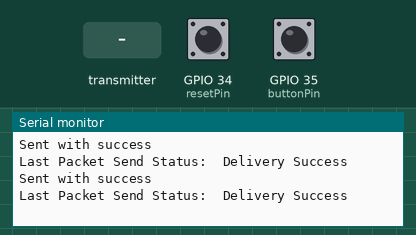
The sketch below on a simulated ESP32. Shown: the last lines printed to the serial monitor. The inputs (shaded band) are chosen by the test bench; at power-on: GPIO 34 (resetPin) LOW, GPIO 35 (buttonPin) LOW.

Above: at 1.2 s.
1.3 s: GPIO 34 (resetPin) pulled HIGH for 1 s
3.8 s: GPIO 35 (buttonPin) pulled HIGH for 1 s
6.5 s: the transmitter starts sending id = 0
At 6.81 s:
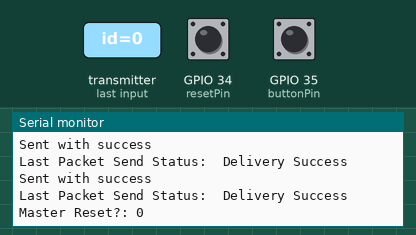
8.5 s: the transmitter starts sending m_rst = 1
At 8.81 s:
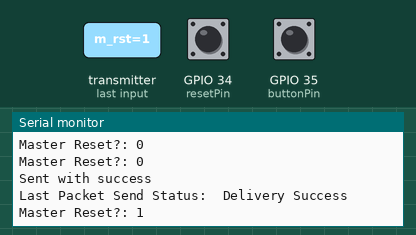

The sketch:

Calling_Station1__Final_Combined.ino
```cpp
#include <esp_now.h>
#include "WiFi.h"

const int buttonPin = 35;
const int resetPin = 34;

// REPLACE WITH YOUR RECEIVER MAC Address
uint8_t broadcastAddress[] = {0x3C, 0x61, 0x05, 0x15, 0x45, 0x34};

// Structure example to send data
// Must match the receiver structure
typedef struct struct_message {
  int id;
  char a[32];
  bool d;
  bool lbs;
  bool bs;
  bool ls;
  bool rst;
  bool m_rst;
} struct_message;

// Create a struct_message called myData
struct_message myData;

//-------
void OnDataRecv(const uint8_t * mac, const uint8_t *incomingData, int len) {
  memcpy(&myData, incomingData, sizeof(myData));
  Serial.print("Master Reset?: ");
  Serial.println(myData.m_rst);
  Serial.println();
}
//-------

// callback when data is sent
void OnDataSent(const uint8_t *mac_addr, esp_now_send_status_t status) {
  Serial.print("\r\nLast Packet Send Status:\t");
  Serial.println(status == ESP_NOW_SEND_SUCCESS ? "Delivery Success" : "Delivery Fail");
}

void setup() {
  // Init Serial Monitor
  Serial.begin(115200);

  // Set device as a Wi-Fi Station
  WiFi.mode(WIFI_STA);

  pinMode(buttonPin, INPUT);
  myData.bs = false;
  pinMode(resetPin, INPUT);

  // Init ESP-NOW
  if (esp_now_init() != ESP_OK) {
    Serial.println("Error initializing ESP-NOW");
    return;
  }

  // Once ESPNow is successfully Init, we will register for Send CB to
  // get the status of Trasnmitted packet
  esp_now_register_send_cb(OnDataSent);

  // Register peer
  esp_now_peer_info_t peerInfo;
  memcpy(peerInfo.peer_addr, broadcastAddress, 6);
  peerInfo.channel = 0;
  peerInfo.encrypt = false;

  // Add peer
  if (esp_now_add_peer(&peerInfo) != ESP_OK){
    Serial.println("Failed to add peer");
    return;
  }

  esp_now_register_recv_cb(OnDataRecv);
}

void loop() {
  // Set values to send
  myData.id = 1;
  myData.d = digitalRead(buttonPin);
  myData.rst = digitalRead(resetPin);

  if (myData.d != myData.bs){
    myData.bs = myData.d;
    if (myData.bs == true) {
      //myData.ls = !myData.ls; (Only if we are using 1 button)
      strcpy(myData.a, "Called!");
      myData.ls = false;
      Serial.println();
      Serial.printf("button state: ", myData.ls);
      //Serial.print(myData.ls);
      Serial.println();
    }
    else {
      strcpy(myData.a, "Have not called yet.");
      myData.bs = myData.d;
      Serial.println();
      Serial.printf("idle state: ", myData.ls);
      //Serial.print(myData.ls);
      Serial.println();
    }
  }

  if (myData.rst == true){
    strcpy(myData.a, "Successfully RESET");
    myData.ls = true;
    Serial.println();
    Serial.printf("reset state: ", myData.ls);
    Serial.println();
  }

  // Send message via ESP-NOW
  esp_err_t result = esp_now_send(broadcastAddress, (uint8_t *) &myData, sizeof(myData));

  if (result == ESP_OK) {
    Serial.println("Sent with success");
  }
  else {
    Serial.println("Error sending the data");
  }
  delay(1000);
}
```

Measured:
- after the input at 6.5 s, the serial monitor: prints a new line at once (image 1)
- after the input at 8.5 s, the serial monitor: prints a new line at once (image 2)
